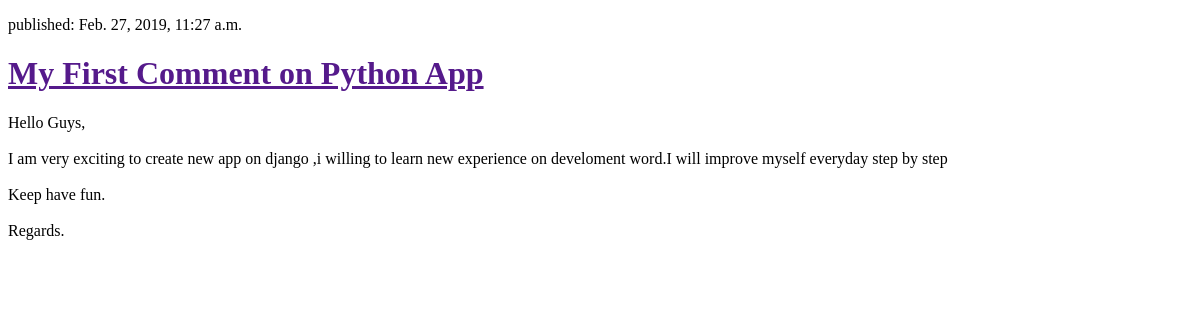
Before: / with the older database file.
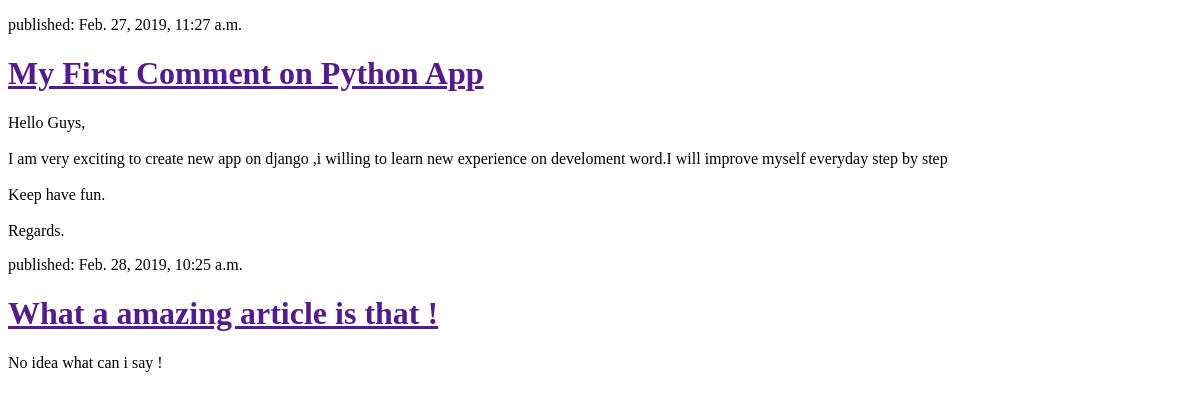
After: the same page with the newer database file.
### blog/models.py (models this page shows, shortened)
class Post(models.Model):
    author = models.ForeignKey('auth.User', on_delete=models.CASCADE)
    title = models.CharField(max_length=200)
    text = models.TextField()
    created_date = models.DateTimeField(
            default=timezone.now)
    published_date = models.DateTimeField(
            blank=True, null=True)

### blog/views.py (the view)
# urls.py: path('', views.post_list, name='post_list'),
def post_list(request):
 posts = Post.objects.filter(published_date__lte=timezone.now()).order_by('published_date')
 return render (request,'blog/post_list.html',{'posts':posts})

### blog/templates/blog/post_list.html (shortened to what this page needs)
<!DOCTYPE html>
<html lang="en">
<head>
    </head>
    <body>
 {% for post in posts %}
    <div>
        <p>published: {{ post.published_date }}</p>
        <h1><a href="">{{ post.title }}</a></h1>
        <p>{{ post.text|linebreaksbr }}</p>
    </div>
{% endfor %}
    </body>
</html>

Changed rows visible on the page:
added Post: published_date "Feb. 28, 2019, 10:25 a.m.", title "What a amazing article is that !", text "No idea what can i say !"
